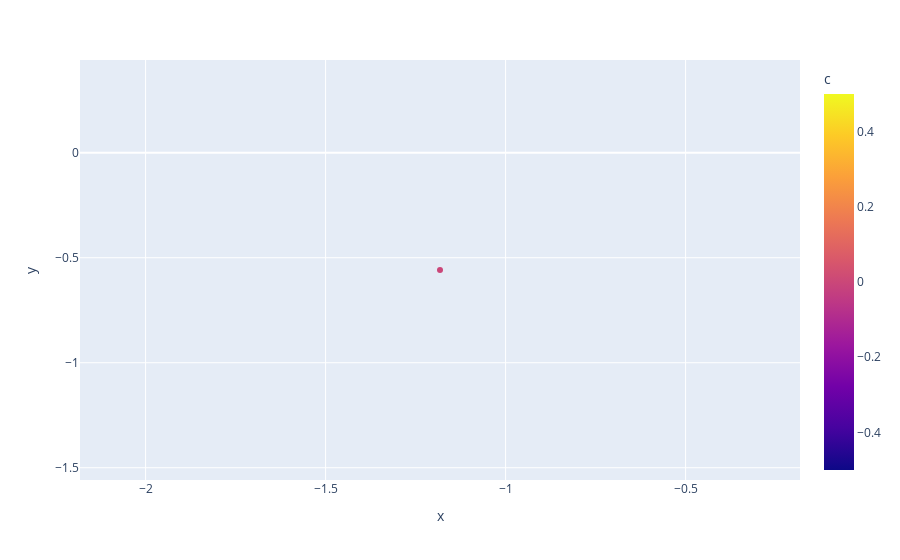
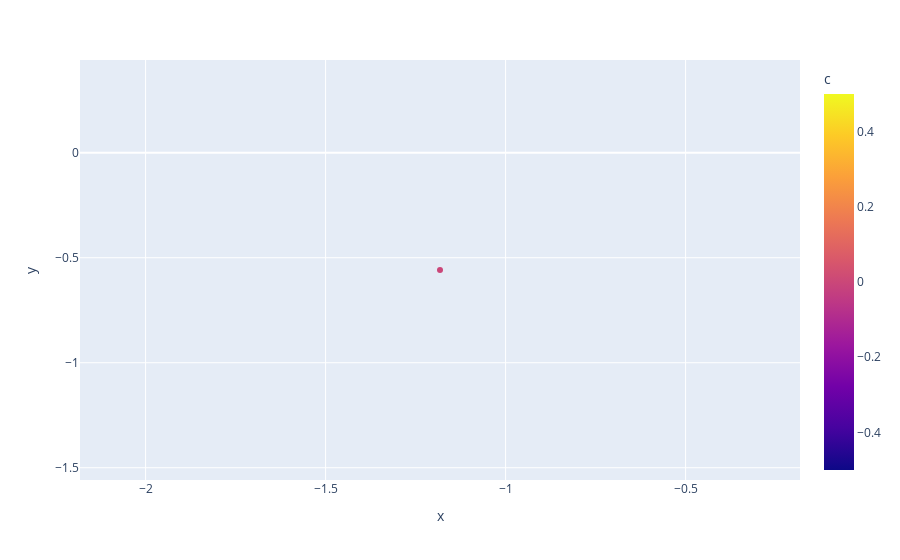

Write notebook code for charts like these, in order.
### Code cell
timeline = [round(x,1) for x in np.linspace(0,window*60, window*60*10+1)]
x_dat = []
x_prev = []
y_dat = []
y_prev = []
cluster_dat = []

for milli in timeline: 
    print('working...'+ str(milli))
    if milli in times_rounded:
        target_ind = times_rounded.index(milli)
        x_dat += x_plt[target_ind]
        y_dat += y_plt[target_ind]
        cluster_dat += clusters[target_ind]
    
    data = {'x' : x_dat,
           'y' : y_dat,
           'c' : cluster_dat}
    
    df = pd.DataFrame(data)        
#     plt.scatter(x_dat, y_dat, c=cluster_dat)
#     fig = px.scatter(x=x_dat, y= y_dat, color=cluster_dat)
    fig = px.scatter(df, x="x", y="y", color="c")
    fig.show()
    input()
    plt.savefig(f"../visualization/frames/frame_{milli}", format='png')

### Figure 1 — Plotly figure (JSON) as saved in the notebook; plotly's stock layout.template omitted (floating-point values rounded to 4 significant figures)
{"data": [{"hovertemplate": "x=%{x}<br>y=%{y}<br>c=%{marker.color}<extra></extra>", "legendgroup": "", "marker": {"color": [0], "coloraxis": "coloraxis", "symbol": "circle"}, "mode": "markers", "name": "", "orientation": "v", "showlegend": false, "type": "scatter", "x": [-1.182], "xaxis": "x", "y": [-0.5584], "yaxis": "y"}], "layout": {"autosize": true, "coloraxis": {"colorbar": {"title": {"text": "c"}}, "colorscale": [[0, "#0d0887"], [0.1111, "#46039f"], [0.2222, "#7201a8"], [0.3333, "#9c179e"], [0.4444, "#bd3786"], [0.5556, "#d8576b"], [0.6667, "#ed7953"], [0.7778, "#fb9f3a"], [0.8889, "#fdca26"], [1, "#f0f921"]]}, "legend": {"tracegroupgap": 0}, "margin": {"t": 60}, "xaxis": {"anchor": "y", "autorange": true, "domain": [0, 1], "range": [-2.182, -0.1822], "title": {"text": "x"}, "type": "linear"}, "yaxis": {"anchor": "x", "autorange": true, "domain": [0, 1], "range": [-1.558, 0.4416], "title": {"text": "y"}, "type": "linear"}}}

### Figure 2 — Plotly figure (JSON) as saved in the notebook; plotly's stock layout.template omitted (floating-point values rounded to 4 significant figures)
{"data": [{"hovertemplate": "x=%{x}<br>y=%{y}<br>c=%{marker.color}<extra></extra>", "legendgroup": "", "marker": {"color": [0], "coloraxis": "coloraxis", "symbol": "circle"}, "mode": "markers", "name": "", "orientation": "v", "showlegend": false, "type": "scatter", "x": [-1.182], "xaxis": "x", "y": [-0.5584], "yaxis": "y"}], "layout": {"autosize": true, "coloraxis": {"colorbar": {"title": {"text": "c"}}, "colorscale": [[0, "#0d0887"], [0.1111, "#46039f"], [0.2222, "#7201a8"], [0.3333, "#9c179e"], [0.4444, "#bd3786"], [0.5556, "#d8576b"], [0.6667, "#ed7953"], [0.7778, "#fb9f3a"], [0.8889, "#fdca26"], [1, "#f0f921"]]}, "legend": {"tracegroupgap": 0}, "margin": {"t": 60}, "xaxis": {"anchor": "y", "autorange": true, "domain": [0, 1], "range": [-2.182, -0.1822], "title": {"text": "x"}, "type": "linear"}, "yaxis": {"anchor": "x", "autorange": true, "domain": [0, 1], "range": [-1.558, 0.4416], "title": {"text": "y"}, "type": "linear"}}}
